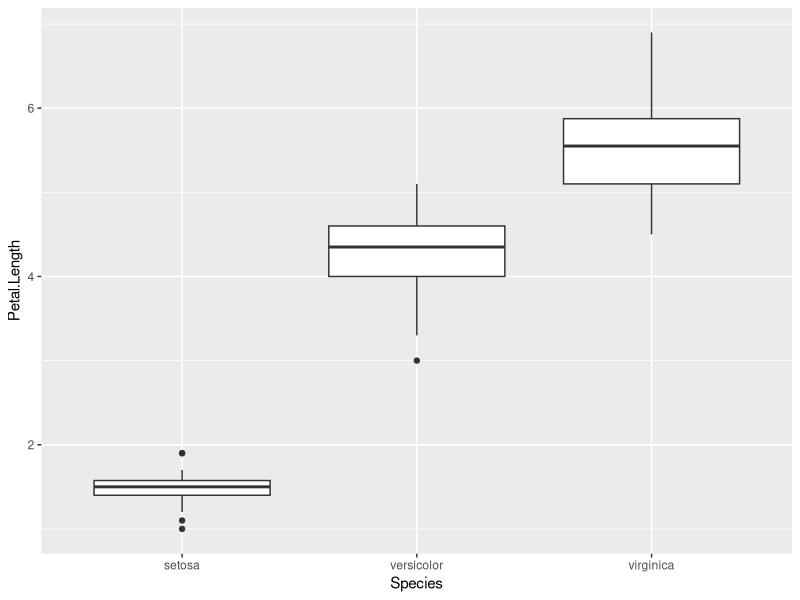
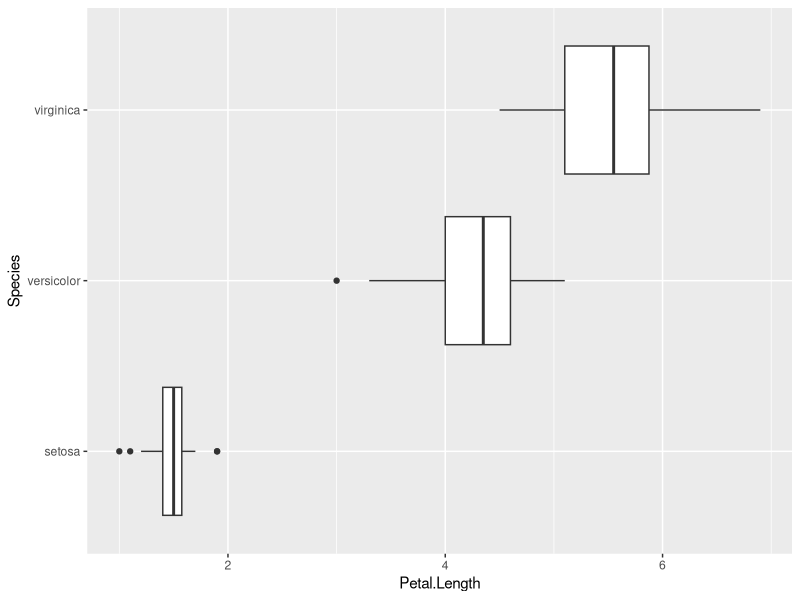
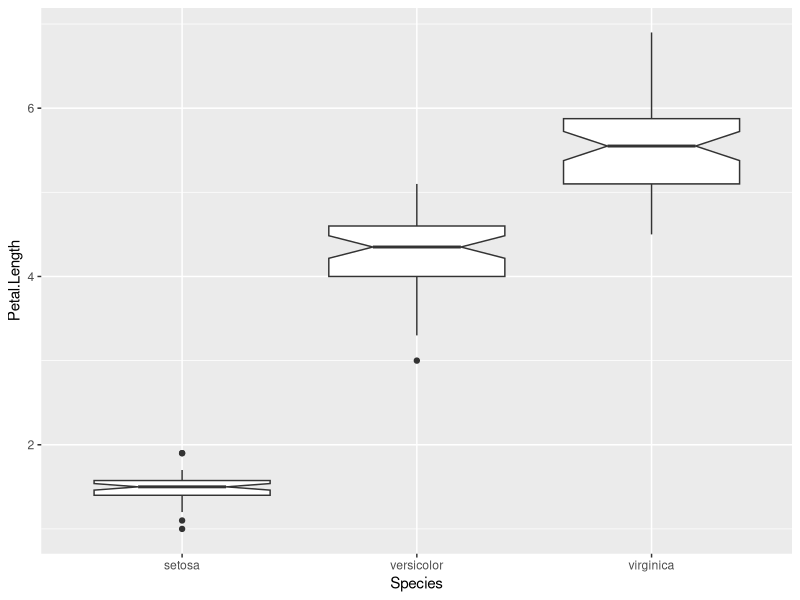
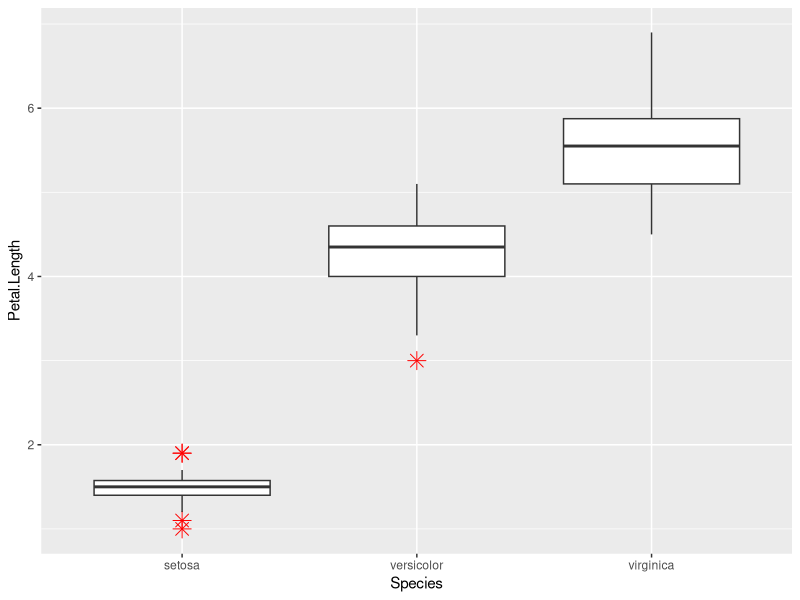
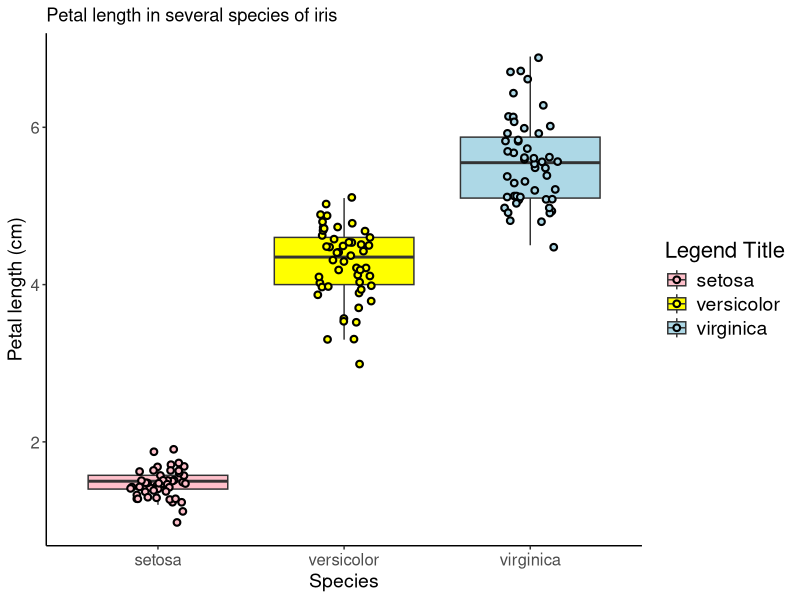

These charts were generated, in order, by the following R code:
## ---- chunk 1
# remove (almost) all objects currently held in the R environment
rm(list=ls()) 
## ---- chunk 2
library(ggplot2)
## ---- chunk 3

# load the iris dataset to the global environment
data("iris")

# take a look at the structure of the data
str(iris)

# create a basic ggplot with a boxplot geom on top
p1 <- ggplot(iris, aes(x = Species, y = Petal.Length)) + geom_boxplot()
print(p1)
## ---- chunk 4
# to plot p1, add a coordinate flip
p2 <- p1 + coord_flip()
print(p2)
## ---- chunk 5
# redraw our boxplot, and this time add notches
p3 <- ggplot(iris, aes(x = Species, y = Petal.Length)) + 
  geom_boxplot(notch = TRUE)
print(p3)
## ---- chunk 6
# make some adjustments to the way the outliers are rendered
p4 <- ggplot(iris, aes(x = Species, y = Petal.Length)) + 
  geom_boxplot(outlier.colour = "red", outlier.shape = 8, outlier.size = 4)

print(p4)
## ---- chunk 7
# Add colour to our boxplots, overlay the raw data jittered a bit for 
# clarity, and adjust the theme to a more usual format for publications.
q <- ggplot(data = iris, aes(x = Species, y = Petal.Length)) + 
  
  geom_boxplot(aes(fill = Species), outlier.color = NA) + 
  
  geom_point(aes(y = Petal.Length, group = Species,
                 fill = Species), 
             position = position_jitter(width = 0.15), 
             shape = 21, 
             stroke = 1.1) + 
  
  scale_fill_manual(values = c("pink", "yellow", "lightblue")) +
  
  guides(fill = guide_legend(title="Legend Title")) + 
  xlab("Species") + 
  ylab("Petal length (cm)") + 
  ggtitle("Petal length in several species of iris") + 
  
  theme_classic() + 
  theme(axis.text    = element_text(size = 12),
        axis.title   = element_text(size = 14),
        legend.text  = element_text(size = 14),
        legend.title = element_text(size = 16))

# print our efforts to screen
print(q)
